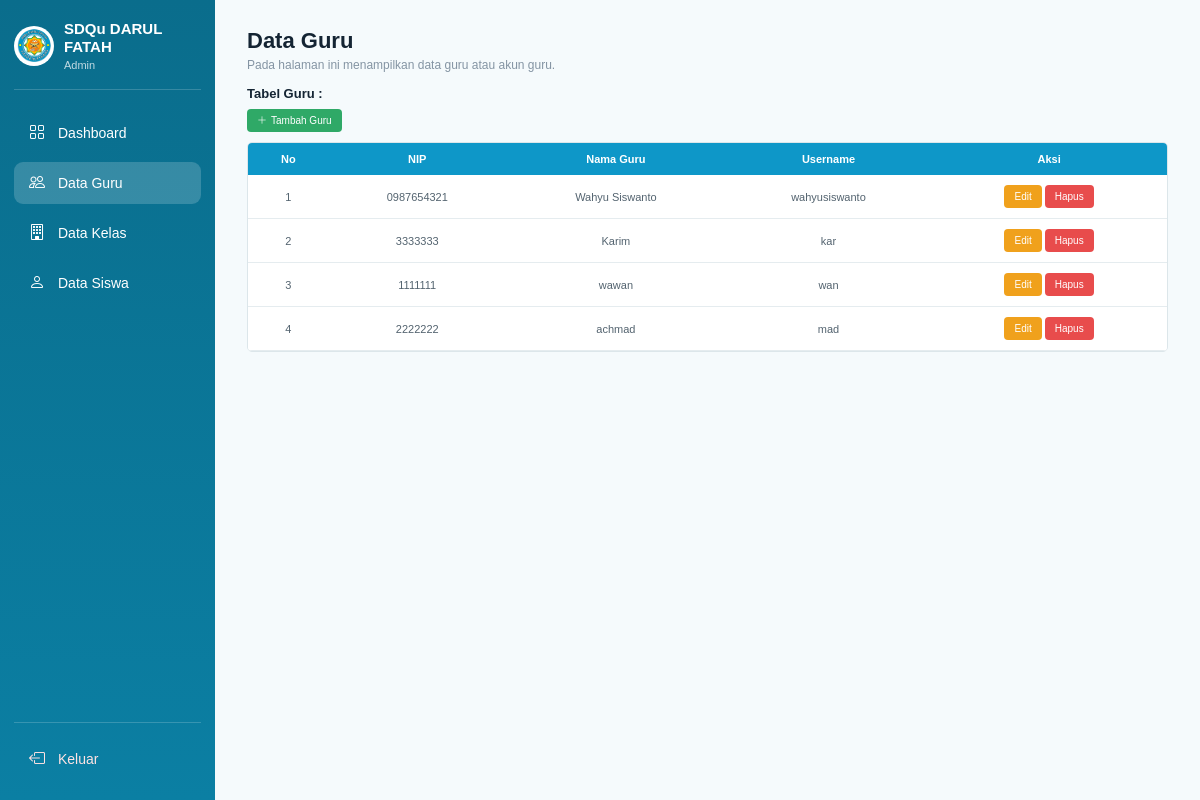
The page /admin/ad_index.php?page=guru (signed in) on the database its author committed.
### tables this page shows
CREATE TABLE `tbl_guru` (
  `id_guru` int(11) NOT NULL,
  `nip` varchar(30) NOT NULL,
  `nama_guru` varchar(100) NOT NULL,
  `username` varchar(50) NOT NULL,
  `password` varchar(255) NOT NULL
);

### admin/ad_index.php (called while the page is built, shortened)
<?php
$page = $_GET['page'] ?? 'beranda';
switch ($page) {
    case 'guru':
        $file = 'modGuru/dt_guru.php';
        break;
}
require 'ad_header.php';
require $file;
require 'ad_footer.php';
?>

### admin/modGuru/dt_guru.php (the view, shortened to what this page needs)
<?php
$query = mysqli_query($koneksi, "SELECT * FROM tbl_guru ORDER BY id_guru DESC");
?>
<div class="crud-header">
    <h2>Data Guru</h2>
    <p>Pada halaman ini menampilkan data guru atau akun guru.</p>
</div>
<div class="crud-section">
    <h4>Tabel Guru :</h4>
    <a href="ad_index.php?page=tambahGuru" class="btn-small btn-add">
        <i class="bi bi-plus-lg"></i> Tambah Guru
    </a>
    <div class="table-wrapper">
        <table class="crud-table">
            <thead>
                <tr>
                    <th>No</th>
                    <th>NIP</th>
                    <th>Nama Guru</th>
                    <th>Username</th>
                    <th>Aksi</th>
                </tr>
            </thead>
            <tbody>
                <?php
                $no = 1;
                while ($data = mysqli_fetch_assoc($query)) {
                ?>
                    <tr>
                        <td><?php echo $no++; ?></td>
                        <td><?php echo htmlspecialchars($data['nip']); ?></td>
                        <td><?php echo htmlspecialchars($data['nama_guru']); ?></td>
                        <td><?php echo htmlspecialchars($data['username']); ?></td>
                        <td>
                            <a href="ad_index.php?page=ubahGuru&id=<?php echo $data['id_guru']; ?>" class="btn-small btn-edit">Edit</a>
                            <button type="button" class="btn-small btn-delete" onclick="konfirmasiHapus(<?php echo $data['id_guru']; ?>)">Hapus</button>
                        </td>
                    </tr>
                <?php } ?>
            </tbody>
        </table>
    </div>
</div>

### css/admin.css (style rules this page uses)
* { margin: 0; padding: 0; box-sizing: border-box; }
body { font-family: Arial, Helvetica, sans-serif; background-color: #F5FAFC; color: #142433; }
.crud-header { margin-bottom: 14px; }
.crud-header h2 { font-size: 22px; color: #142433; margin-bottom: 4px; }
.crud-header p { font-size: 12px; color: #8494A3; }
.crud-section h4 { font-size: 13px; color: #142433; margin-bottom: 8px; }
.table-wrapper { width: 100%; margin-top: 10px; overflow-x: auto; border: 1px solid #DCE6EA; border-radius: 5px; }
.crud-table { width: 100%; border-collapse: collapse; background-color: #FFFFFF; }
.crud-table th, .crud-table td { padding: 10px 12px; font-size: 11px; text-align: center; }
.crud-table th { background-color: #0E97C8; color: #FFFFFF; font-weight: 600; }
.crud-table td { border-bottom: 1px solid #E5ECEF; color: #53636F; }
.btn-small { display: inline-flex; align-items: center; justify-content: center; gap: 4px; border: none; border-radius: 4px; padding: 6px 10px; font-size: 10px; text-decoration: none; cursor: pointer; }
.btn-add, .btn-save { background-color: #2FA967; color: white; }
.btn-edit, .btn-back { background-color: #F0A11C; color: white; }
.btn-delete { background-color: #E84C4C; color: white; }

### rows shown on the page
tbl_guru: nip "0987654321", nama_guru "Wahyu Siswanto", username "wahyusiswanto"
tbl_guru: nip "3333333", nama_guru "Karim", username "kar"
tbl_guru: nip "1111111", nama_guru "wawan", username "wan"
tbl_guru: nip "2222222", nama_guru "achmad", username "mad"
